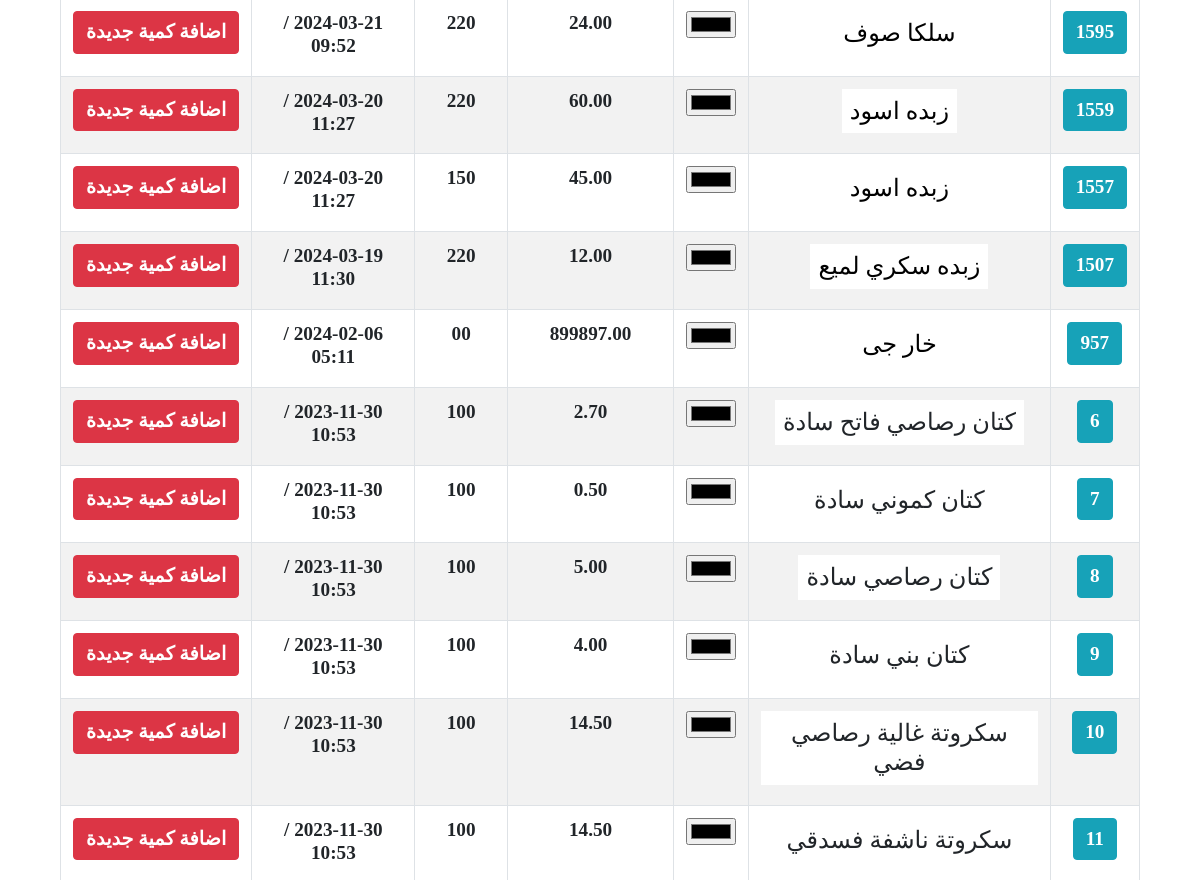
The app's page /storge/ (middle part), older data.
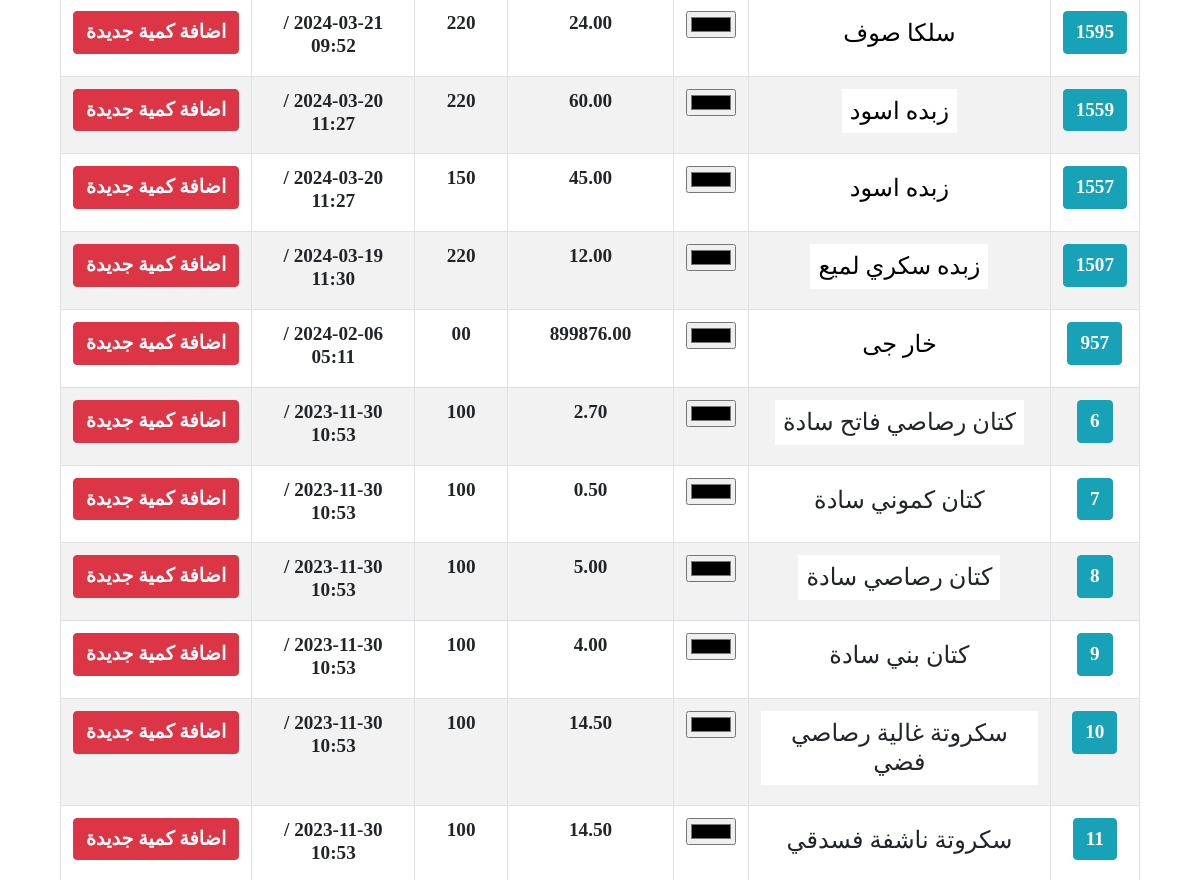
The same page, newer data.
### storge/models.py (models this page shows, shortened)
class Cloth(TimeStampMixin, models.Model):
    name       = models.CharField(max_length=50, null=True, blank=True, verbose_name="اسم القماش")
    amount     = models.DecimalField(max_digits=9,decimal_places=2, null=True, blank=True, verbose_name="الكمية")
    price      = models.CharField(max_length=5, null=True, blank=True, verbose_name="سعر المتر")
    classs     = models.ForeignKey('Classs', on_delete=models.CASCADE, null=True, blank=True, verbose_name="التصنيف")
    typee      = models.CharField(max_length=50, null=True, blank=True, db_index=True,verbose_name="النوع")
    color      = ColorField(verbose_name="لون القماش", null=True, blank=True)
    history    = HistoricalRecords()

### client/models.py (models this page shows)
class TimeStampMixin(models.Model):
    created_at      = models.DateTimeField(auto_now_add=True,null=True)
    updated_at      = models.DateTimeField(auto_now=True,null=True)
    is_deleted      = models.BooleanField(default=False)

### storge/views.py (the view)
# urls.py: path('', clothListView.as_view(), name="list"),
class clothListView(ListView):
    model = Cloth
    template_name = 'storge/cloth_list.html'
    context_object_name = 'cloths'
    def get_queryset(self):
        queryset = super().get_queryset()
        search_query = self.request.GET.get('q')
        if search_query:
            queryset = queryset.filter(
                Q(name__icontains=search_query)
            )
        queryset = queryset.order_by('-created_at')
        return queryset

### storge/templates/storge/cloth_list.html (shortened to what this page needs)
{% extends "homee/index.html" %}
{% block content %}
<div class="container-fluid">
    <div class="row">
        <div class="col-12 mb-5" style="padding-top:6rem">
            <table class="table text-center table-striped table-hover table-bordered w-100 h3" id="" style="">
                <tbody>
                    {% for cloth in cloths %}
                        <tr class="p-4">
                            <td>
                                <a class="btn btn-info text-white"href="#">{{ cloth.id }}</a>
                            </td>
                            <td style="color: {{ cloth.color }}"><p class="d-inline-block bg-white h4 p-2">{{ cloth.name }}</p></td>
                            <td><input type="color" value="{{ cloth.color }}"></td>
                            <td>{{ cloth.amount }}</td>
                            <td>{{ cloth.price }}</td>
                            <td>{{ cloth.created_at|date:"Y-m-d / h:i" }}</td>
                            <td><a class="btn btn-danger" href="{% url "cloth:edit" cloth.id %}">اضافة كمية جديدة</a></td>
                        </tr>
                    {% empty %}
                        <li>No client found.</li>
                    {% endfor %}
                </tbody>
            </table>
        </div>
    </div>
</div>
{% endblock %}

### home/templates/homee/index.html (shortened to what this page needs)
<!DOCTYPE html>
<html lang="ar">
<head>
    {% load static %}
    <link rel="stylesheet" href="{% static 'homee/css/bootstrap.min.css' %}"/>
    <link rel="stylesheet" href="{% static 'homee/css/chosen.min.css' %}" />
    <link rel="stylesheet" href="{% static 'homee/css/all.min.css' %}" />
    <link rel="stylesheet" href="{% static 'homee/css/style.css' %}" />
</head>
<body style="direction:rtl">
    <main role="main" class="container mt-5 pt-3">
        {% block content %}{% endblock %}
    </main>
</body>

### home/static/homee/css/style.css (style rules this page uses)
body, .h3, h1.h1, .btn:not(:disabled):not(.disabled), label, select, input { text-align: center!important; font-size: 1.2rem!important; font-weight: 900!important; font-family: none!important; }

Row changes from the older to the newer data that the page shows:
changed Cloth "خار جى": amount "899897.00" → "899876.00"
